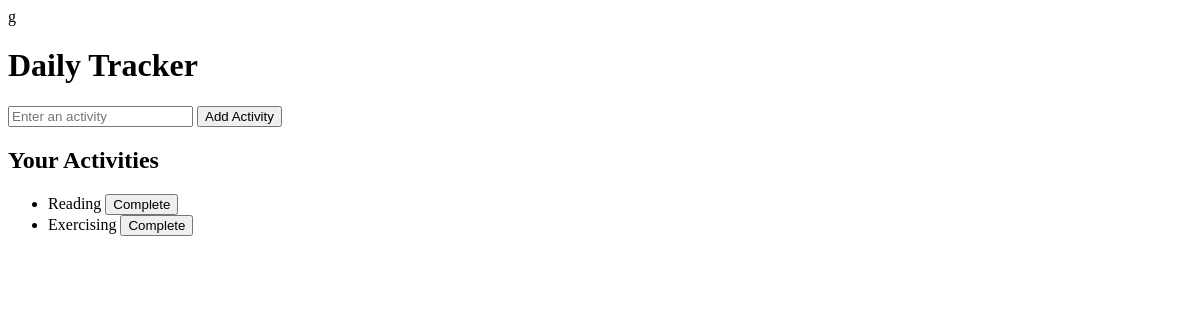
Before: / with the older database file.
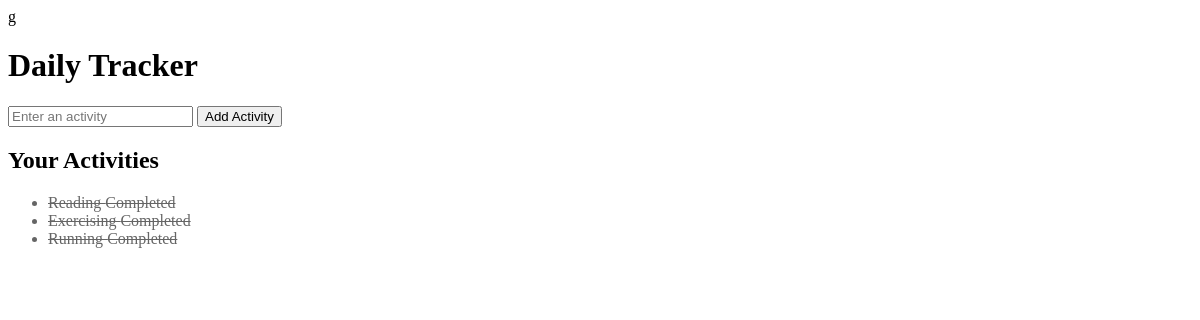
After: the same page with the newer database file.
### tables this page shows
CREATE TABLE activities (
            id INTEGER PRIMARY KEY AUTOINCREMENT,
            name TEXT NOT NULL,
            completed INTEGER default 0
        );

### app.py (the view)
@app.route("/")
def home():
    connection = get_connection()
    activities = connection.execute("SELECT * FROM activities").fetchall()
    connection.close()
    return render_template("index.html", activities=activities)

### database.py (called while the page is built)
def get_connection():
    connection = sqlite3.connect(DATABASE_NAME)
    connection.row_factory = sqlite3.Row
    return connection

### templates/index.html (shortened to what this page needs)
<!DOCTYPE html>
<html>
<head>
    <link rel="stylesheet" href="{{ url_for('static', filename='style.css') }}">g
</head>
<body>
    <h1>Daily Tracker</h1>
    <form action="/add" method="POST">
        <input type="text" name="activity_name" placeholder="Enter an activity">
        <button type="submit">Add Activity</button>
    </form>
    <h2>Your Activities</h2>
    <ul>
    {% for activity in activities %}
        <li class="{% if activity['completed'] == 1 %}completed{% endif %}">
            {{ activity["name"] }}
            {% if activity["completed"] == 0 %}
                <form action="/complete/{{ activity['id'] }}" method="POST" style="display:inline;">
                    <button type="submit">Complete</button>
                </form>
            {% else %}
                <span>Completed</span>
            {% endif %}
        </li>
    {% endfor %}
</ul>
</body>
</html>

### static/style.css (style rules this page uses)
.completed { text-decoration: line-through; opacity: 0.6; }

Changed rows visible on the page:
changed activities "Reading": completed "Complete" → "Completed"
changed activities "Exercising": completed "Complete" → "Completed"
added activities: name "Running", completed "Completed"
